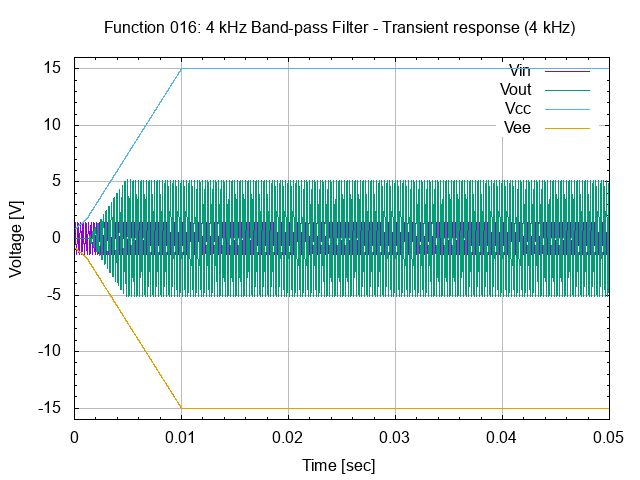

The gnuplot source for this figure:
# set terminal
set term png

#set graph
set output "26.016.00.01.01.01.png"
set title "Function 016: 4 kHz Band-pass Filter - Transient response (4 kHz)"

# setup Y-axis
set yrange [-16:16]
set grid ytics lt 1 lw 1 lc rgb "#bbbbbb"
set mytics
set ylabel "Voltage [V]"

# setup X-axis
set grid xtics lt 1 lw 1 lc rgb "#bbbbbb"
set mxtics
set xlabel "Time [sec]"

# setup plot style
set style data lines
plot '26.016.00.01.01.dat' using 1:2 title "Vin", \
     '26.016.00.01.01.dat' using 1:3 title "Vout", \
     '26.016.00.01.01.dat' using 1:4 title "Vcc", \
     '26.016.00.01.01.dat' using 1:5 title "Vee"

# set output back to default
set output

# reset terminal type
set terminal pop
